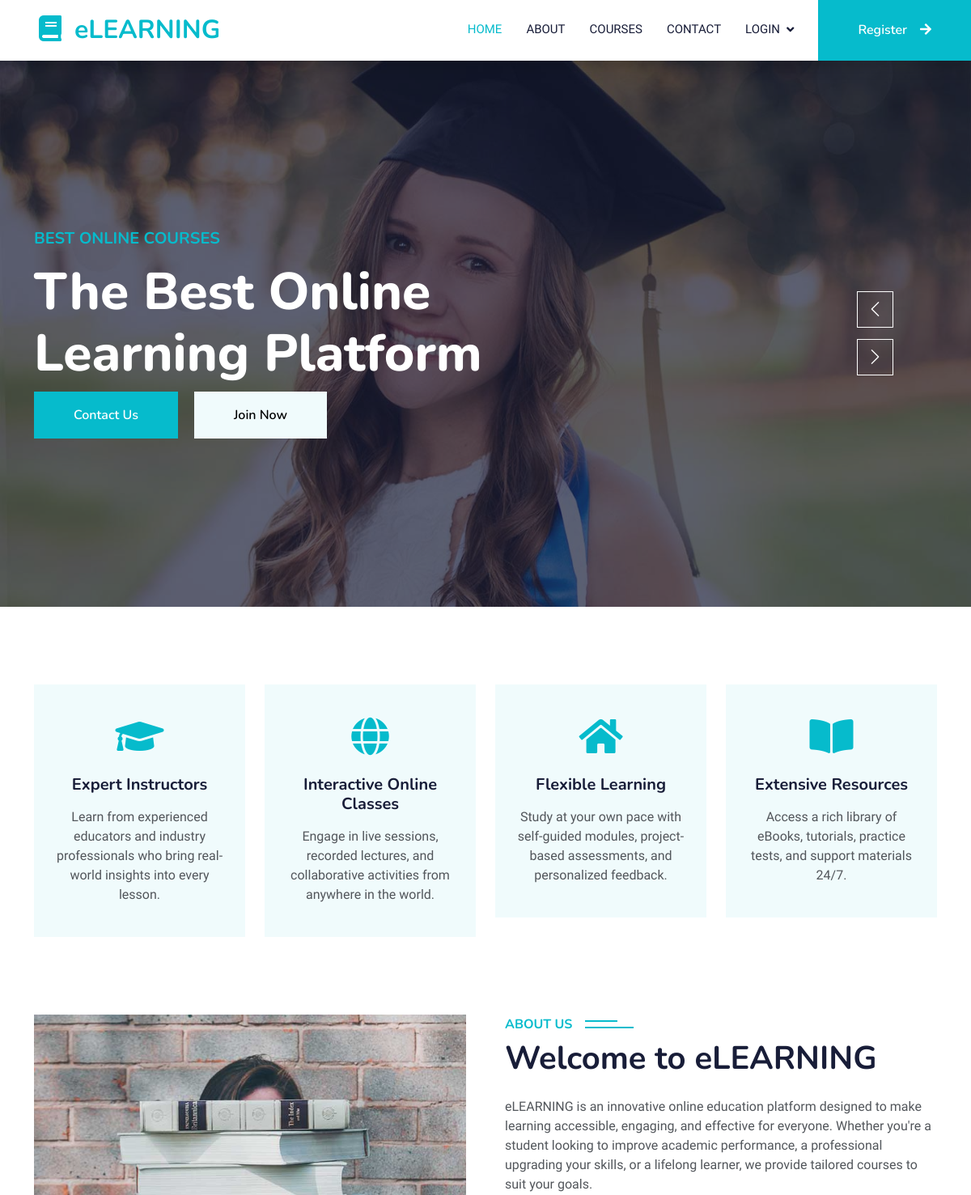
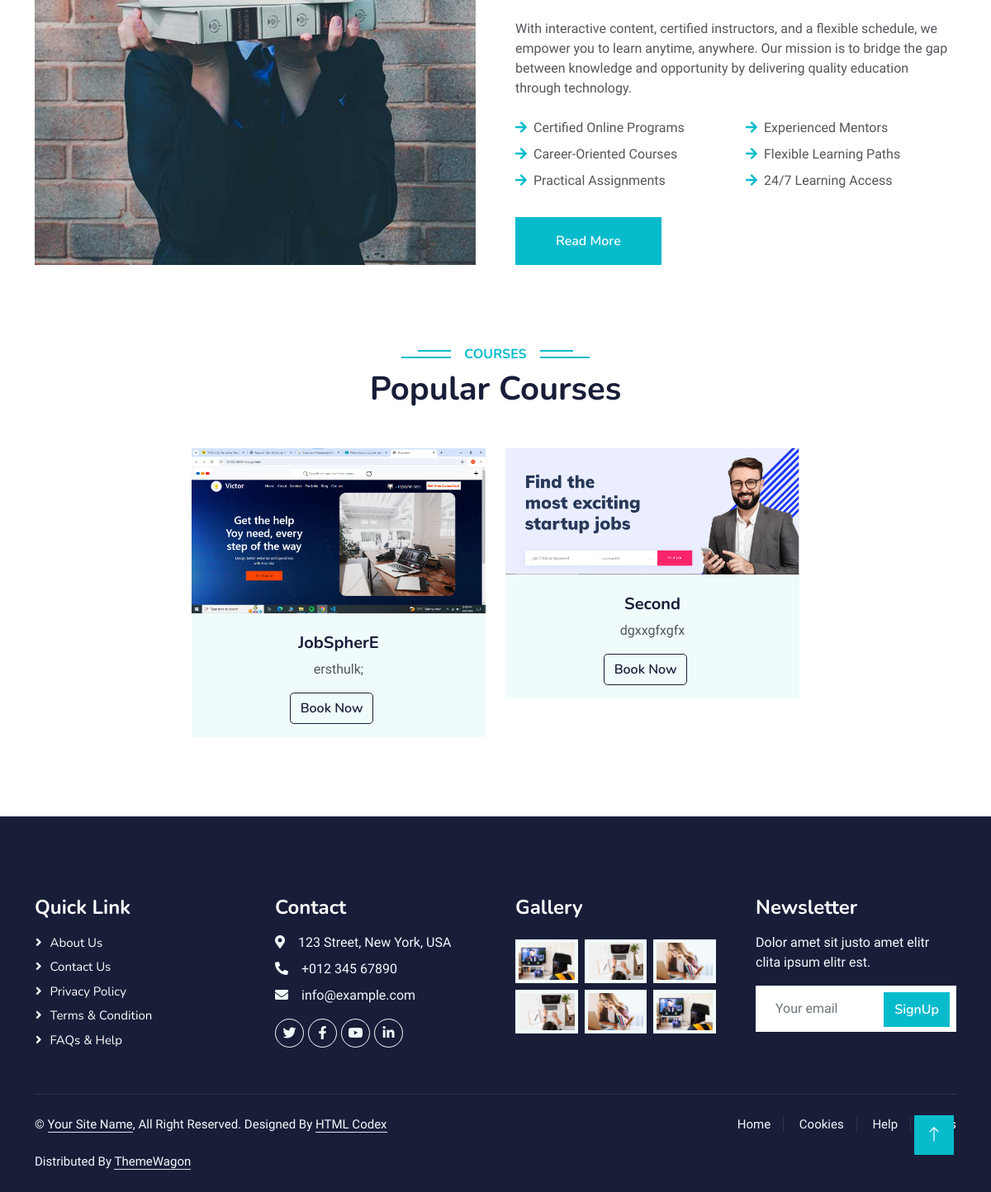
The page / on the database its author committed (2 pictures, top to bottom).
### tables this page shows
CREATE TABLE `courses` (
  `id` int(255) NOT NULL,
  `course_name` varchar(255) NOT NULL,
  `price` varchar(255) NOT NULL,
  `image` varchar(255) NOT NULL,
  `description` varchar(255) NOT NULL,
  `status` text NOT NULL DEFAULT 'Active',
  `created_at` timestamp(6) NOT NULL DEFAULT current_timestamp(6)
);

### index.php (the view, shortened to what this page needs)
<?php include "header.php" ?>
    <div class="container-fluid p-0 mb-5">
        <div class="owl-carousel header-carousel position-relative">
            <div class="owl-carousel-item position-relative">
                <img class="img-fluid" src="img/carousel-1.jpg" alt="">
                <div class="position-absolute top-0 start-0 w-100 h-100 d-flex align-items-center" style="background: rgba(24, 29, 56, .7);">
                    <div class="container">
                        <div class="row justify-content-start">
                            <div class="col-sm-10 col-lg-8">
                                <h5 class="text-primary text-uppercase mb-3 animated slideInDown">Best Online Courses</h5>
                                <h1 class="display-3 text-white animated slideInDown">The Best Online Learning Platform</h1>
                                <a href="contact.php" class="btn btn-primary py-md-3 px-md-5 me-3 animated slideInLeft">Contact Us</a>
                                <a href="register.php" class="btn btn-light py-md-3 px-md-5 animated slideInRight">Join Now</a>
                            </div>
                        </div>
                    </div>
                </div>
            </div>
        </div>
    </div>
<div class="container-xxl py-5">
    <div class="container">
        <div class="row g-4">
            <div class="col-lg-3 col-sm-6 wow fadeInUp" data-wow-delay="0.1s">
                <div class="service-item text-center pt-3">
                    <div class="p-4">
                        <i class="fa fa-3x fa-graduation-cap text-primary mb-4"></i>
                        <h5 class="mb-3">Expert Instructors</h5>
                        <p>Learn from experienced educators and industry professionals who bring real-world insights into every lesson.</p>
                    </div>
                </div>
            </div>
            <div class="col-lg-3 col-sm-6 wow fadeInUp" data-wow-delay="0.3s">
                <div class="service-item text-center pt-3">
                    <div class="p-4">
                        <i class="fa fa-3x fa-globe text-primary mb-4"></i>
                        <h5 class="mb-3">Interactive Online Classes</h5>
                        <p>Engage in live sessions, recorded lectures, and collaborative activities from anywhere in the world.</p>
                    </div>
                </div>
            </div>
            <div class="col-lg-3 col-sm-6 wow fadeInUp" data-wow-delay="0.5s">
                <div class="service-item text-center pt-3">
                    <div class="p-4">
                        <i class="fa fa-3x fa-home text-primary mb-4"></i>
                        <h5 class="mb-3">Flexible Learning</h5>
                        <p>Study at your own pace with self-guided modules, project-based assessments, and personalized feedback.</p>
                    </div>
                </div>
            </div>
            <div class="col-lg-3 col-sm-6 wow fadeInUp" data-wow-delay="0.7s">
                <div class="service-item text-center pt-3">
                    <div class="p-4">
                        <i class="fa fa-3x fa-book-open text-primary mb-4"></i>
                        <h5 class="mb-3">Extensive Resources</h5>
                        <p>Access a rich library of eBooks, tutorials, practice tests, and support materials 24/7.</p>
                    </div>
                </div>
            </div>
        </div>
    </div>
</div>
<div class="container-xxl py-5">
    <div class="container">
        <div class="row g-5">
            <div class="col-lg-6 wow fadeInUp" data-wow-delay="0.1s" style="min-height: 400px;">
                <div class="position-relative h-100">
                    <img class="img-fluid position-absolute w-100 h-100" src="img/about.jpg" alt="" style="object-fit: cover;">
                </div>
            </div>
            <div class="col-lg-6 wow fadeInUp" data-wow-delay="0.3s">
                <h6 class="section-title bg-white text-start text-primary pe-3">About Us</h6>
                <h1 class="mb-4">Welcome to eLEARNING</h1>
                <p class="mb-4">
                    eLEARNING is an innovative online education platform designed to make learning accessible, engaging, and effective for everyone. Whether you're a student looking to improve academic performance, a professional upgrading your skills, or a lifelong learner, we provide tailored courses to suit your goals.
                </p>
                <p class="mb-4">
                    With interactive content, certified instructors, and a flexible schedule, we empower you to learn anytime, anywhere. Our mission is to bridge the gap between knowledge and opportunity by delivering quality education through technology.
                </p>
                <div class="row gy-2 gx-4 mb-4">
                    <div class="col-sm-6">
                        <p class="mb-0"><i class="fa fa-arrow-right text-primary me-2"></i>Certified Online Programs</p>
                    </div>
                    <div class="col-sm-6">
                        <p class="mb-0"><i class="fa fa-arrow-right text-primary me-2"></i>Experienced Mentors</p>
                    </div>
                    <div class="col-sm-6">
                        <p class="mb-0"><i class="fa fa-arrow-right text-primary me-2"></i>Career-Oriented Courses</p>
                    </div>
                    <div class="col-sm-6">
                        <p class="mb-0"><i class="fa fa-arrow-right text-primary me-2"></i>Flexible Learning Paths</p>
                    </div>
                    <div class="col-sm-6">
                        <p class="mb-0"><i class="fa fa-arrow-right text-primary me-2"></i>Practical Assignments</p>
                    </div>
                    <div class="col-sm-6">
                        <p class="mb-0"><i class="fa fa-arrow-right text-primary me-2"></i>24/7 Learning Access</p>
                    </div>
                </div>
                <a class="btn btn-primary py-3 px-5 mt-2" href="#">Read More</a>
            </div>
        </div>
    </div>
</div>
    <div class="container-xxl py-5">
        <div class="container">
            <div class="text-center wow fadeInUp" data-wow-delay="0.1s">
                <h6 class="section-title bg-white text-center text-primary px-3">Courses</h6>
                <h1 class="mb-5">Popular Courses</h1>
            </div>
            <div class="row g-4 justify-content-center">
            <?php
            $query = "SELECT * FROM `courses`";
            $result = mysqli_query($con, $query);
            while ($row = mysqli_fetch_array($result)) {
            ?>
                <div class="col-lg-4 col-md-6 wow fadeInUp" data-wow-delay="0.1s">
                    <div class="course-item bg-light">
                        <div class="position-relative overflow-hidden">
                            <img class="img-fluid" src="upload/<?php echo $row['image']; ?>" style="height:100%" alt="">
                        </div>
                        <div class="text-center p-4 pb-0">
                            <h5 class=""><?php echo $row['course_name'] ?></h5>
                            <p><?php echo $row['description'] ?> </p>
                        </div>
                       <form method="post">
                         <button class="btn btn-outline-dark rounded-3 offset-lg-4 mb-3" name="book">Book Now</button>
                       </form>
                    </div>
                </div>
            <?php $s++;
            }  ?>
            </div>
        </div>
    </div>
<?php include "footer.php" ?>

### css/style.css (style rules this page uses)
:root { --primary: #06BBCC; --light: #F0FBFC; --dark: #181d38; }
.btn { font-family: 'Nunito', sans-serif; font-weight: 600; transition: .5s; }
.btn.btn-primary, .btn.btn-secondary { color: #FFFFFF; }
.section-title { position: relative; display: inline-block; text-transform: uppercase; }
.section-title::before { position: absolute; content: ""; width: calc(100% + 80px); height: 2px; top: 4px; left: -40px; background: var(--primary); z-index: -1; }
.section-title::after { position: absolute; content: ""; width: calc(100% + 120px); height: 2px; bottom: 5px; left: -60px; background: var(--primary); z-index: -1; }
.section-title.text-start::before { width: calc(100% + 40px); left: 0; }
.section-title.text-start::after { width: calc(100% + 60px); left: 0; }
.service-item { background: var(--light); transition: .5s; }
.service-item * { transition: .5s; }
.category img, .course-item img { transition: .5s; }

### rows shown on the page
courses: image (picture), course_name "JobSpherE", description "ersthulk;"
courses: image (picture), course_name "Second", description "dgxxgfxgfx"
